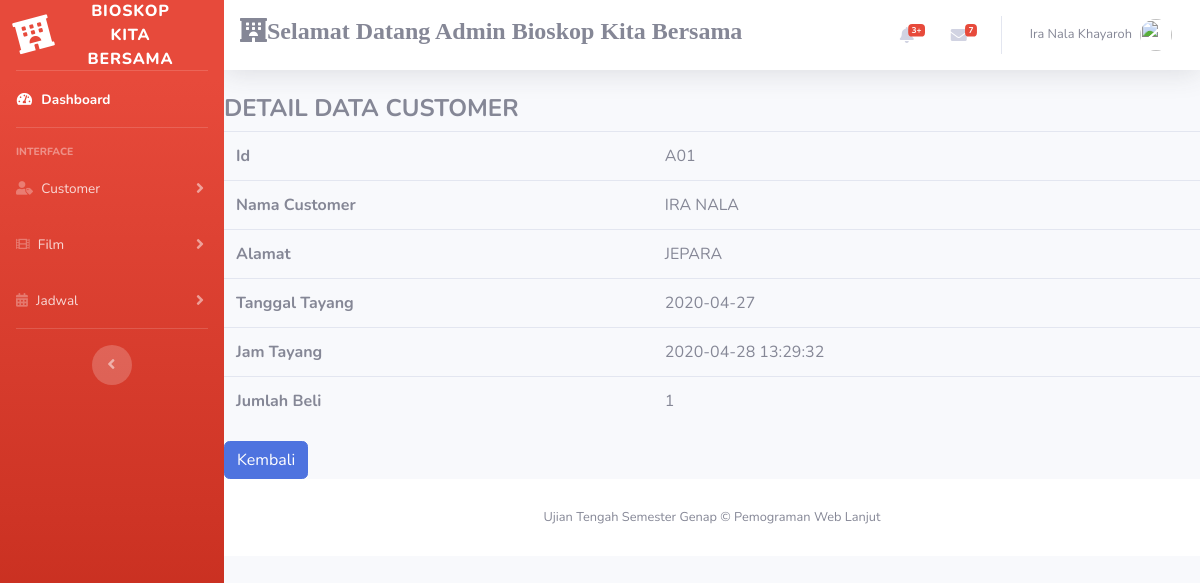
/index.php/customer/detail/A01, run on the app's committed database.
### tables this page shows
CREATE TABLE `customer` (
  `id` varchar(20) NOT NULL,
  `nama` varchar(50) DEFAULT NULL,
  `alamat` varchar(50) DEFAULT NULL,
  `tanggal_tayang` date NOT NULL,
  `jam_tayang` timestamp NOT NULL DEFAULT CURRENT_TIMESTAMP ON UPDATE CURRENT_TIMESTAMP,
  `jumlah_beli` int(12) NOT NULL
);

### application/controllers/customer.php (called while the page is built, shortened)
<?php
class Customer extends CI_Controller
{
	public function detail($id){
		$this->load->model('m_customer');
		$detail = $this->m_customer->detail_data($id);
		$data['detail'] = $detail;
		$this->load->view('template/header');
		$this->load->view("template/sidebar");
		$this->load->view("detail", $data);
		$this->load->view("template/footer");
	}
}

### index.php (called while the page is built, shortened)
<?php
require_once BASEPATH.'core/CodeIgniter.php';

### application/models/m_customer.php (called while the page is built, shortened)
	  <?php
class M_customer extends CI_Model
{
	public function detail_data($id=NULL){
		$query =$this->db->get_where('customer',array('id' => $id))->row();
		return $query;
	}
}

### application/views/detail.php (the view)
<div class="content-wrapper">
	<section class="content">
		<h4><strong>DETAIL DATA CUSTOMER</strong></h4>
		 <table class="table">
		 	<tr>
		 		<th>Id</th>
		 		<td><?php echo $detail->id ?></td>
		 	</tr>
		 	<tr>
		 		<th>Nama Customer</th>
		 		<td><?php echo $detail->nama ?></td>
		 	</tr>
		 	<tr>
		 		<th>Alamat</th>
		 		<td><?php echo $detail->alamat ?></td>
		 	</tr>
		 	<tr>
		 		<th>Tanggal Tayang</th>
		 		<td><?php echo $detail->tanggal_tayang ?></td>
		 	</tr>
		 	<tr>
		 		<th>Jam Tayang</th>
		 		<td><?php echo $detail->jam_tayang ?></td>
		 	</tr>
		 	<tr>
		 		<th>Jumlah Beli</th>
		 		<td><?php echo $detail->jumlah_beli ?></td>
		 	</tr>
		 </table>
		 <a href="<?php echo base_url('index.php/customer/index');?>" class="btn btn-primary">Kembali</a>
	</section>
</div>

### data on the page
customer: id "A01", nama "IRA NALA", alamat "JEPARA", tanggal_tayang "2020-04-27", jam_tayang "2020-04-28 13:29:32", jumlah_beli "1"
